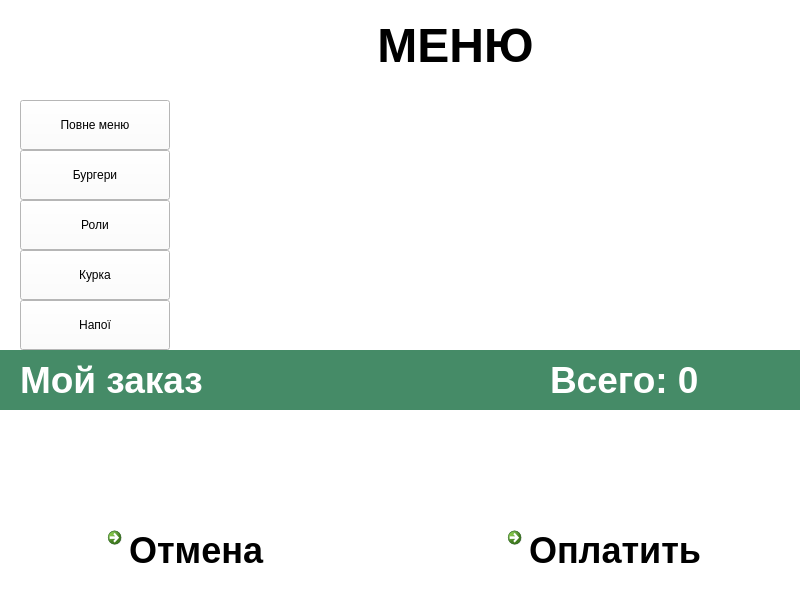
<?xml version="1.0" encoding="UTF-8"?>
<ui version="4.0">
 <class>MainWindow</class>
 <widget class="QMainWindow" name="MainWindow">
  <property name="geometry">
   <rect>
    <x>0</x>
    <y>0</y>
    <width>800</width>
    <height>600</height>
   </rect>
  </property>
  <property name="windowTitle">
   <string>MainWindow</string>
  </property>
  <widget class="QWidget" name="centralwidget">
   <property name="styleSheet">
    <string notr="true">background-color: rgb(255, 255, 255);</string>
   </property>
   <widget class="QPushButton" name="povne_menu">
    <property name="geometry">
     <rect>
      <x>20</x>
      <y>100</y>
      <width>150</width>
      <height>50</height>
     </rect>
    </property>
    <property name="text">
     <string>Повне меню</string>
    </property>
   </widget>
   <widget class="QLabel" name="main_label">
    <property name="geometry">
     <rect>
      <x>190</x>
      <y>10</y>
      <width>531</width>
      <height>71</height>
     </rect>
    </property>
    <property name="font">
     <font>
      <pointsize>36</pointsize>
      <bold>true</bold>
     </font>
    </property>
    <property name="text">
     <string>МЕНЮ</string>
    </property>
    <property name="alignment">
     <set>Qt::AlignCenter</set>
    </property>
   </widget>
   <widget class="QCommandLinkButton" name="otmena">
    <property name="geometry">
     <rect>
      <x>100</x>
      <y>520</y>
      <width>250</width>
      <height>60</height>
     </rect>
    </property>
    <property name="font">
     <font>
      <family>Segoe UI</family>
      <pointsize>27</pointsize>
      <bold>true</bold>
     </font>
    </property>
    <property name="text">
     <string>Отмена</string>
    </property>
   </widget>
   <widget class="QCommandLinkButton" name="oplata">
    <property name="geometry">
     <rect>
      <x>500</x>
      <y>520</y>
      <width>250</width>
      <height>60</height>
     </rect>
    </property>
    <property name="font">
     <font>
      <family>Segoe UI</family>
      <pointsize>27</pointsize>
      <bold>true</bold>
     </font>
    </property>
    <property name="text">
     <string>Оплатить</string>
    </property>
   </widget>
   <widget class="QPushButton" name="burgeru">
    <property name="geometry">
     <rect>
      <x>20</x>
      <y>150</y>
      <width>150</width>
      <height>50</height>
     </rect>
    </property>
    <property name="text">
     <string>Бургери</string>
    </property>
   </widget>
   <widget class="QPushButton" name="rolu">
    <property name="geometry">
     <rect>
      <x>20</x>
      <y>200</y>
      <width>150</width>
      <height>50</height>
     </rect>
    </property>
    <property name="text">
     <string>Роли</string>
    </property>
   </widget>
   <widget class="QPushButton" name="kyrka">
    <property name="geometry">
     <rect>
      <x>20</x>
      <y>250</y>
      <width>150</width>
      <height>50</height>
     </rect>
    </property>
    <property name="text">
     <string>Курка</string>
    </property>
   </widget>
   <widget class="QPushButton" name="napoi">
    <property name="geometry">
     <rect>
      <x>20</x>
      <y>300</y>
      <width>150</width>
      <height>50</height>
     </rect>
    </property>
    <property name="text">
     <string>Напої</string>
    </property>
   </widget>
   <widget class="Line" name="line">
    <property name="geometry">
     <rect>
      <x>0</x>
      <y>350</y>
      <width>800</width>
      <height>60</height>
     </rect>
    </property>
    <property name="styleSheet">
     <string notr="true">color: rgb(69, 139, 103);</string>
    </property>
    <property name="frameShadow">
     <enum>QFrame::Plain</enum>
    </property>
    <property name="lineWidth">
     <number>60</number>
    </property>
    <property name="orientation">
     <enum>Qt::Horizontal</enum>
    </property>
   </widget>
   <widget class="QLabel" name="static_label_zakaz">
    <property name="geometry">
     <rect>
      <x>20</x>
      <y>360</y>
      <width>250</width>
      <height>40</height>
     </rect>
    </property>
    <property name="font">
     <font>
      <pointsize>28</pointsize>
      <bold>true</bold>
     </font>
    </property>
    <property name="styleSheet">
     <string notr="true">background-color: rgb(69, 139, 103);
color: rgb(255, 255, 255);
</string>
    </property>
    <property name="text">
     <string>Мой заказ</string>
    </property>
   </widget>
   <widget class="QLabel" name="suma">
    <property name="geometry">
     <rect>
      <x>550</x>
      <y>360</y>
      <width>250</width>
      <height>40</height>
     </rect>
    </property>
    <property name="font">
     <font>
      <pointsize>28</pointsize>
      <bold>true</bold>
     </font>
    </property>
    <property name="styleSheet">
     <string notr="true">background-color:rgb(69, 139, 103);
color: rgb(255, 255, 255);</string>
    </property>
    <property name="text">
     <string>Всего: 0</string>
    </property>
   </widget>
   <widget class="QLabel" name="zakaz_1">
    <property name="geometry">
     <rect>
      <x>20</x>
      <y>420</y>
      <width>200</width>
      <height>25</height>
     </rect>
    </property>
    <property name="text">
     <string/>
    </property>
   </widget>
   <widget class="QLabel" name="zakaz_2">
    <property name="geometry">
     <rect>
      <x>20</x>
      <y>440</y>
      <width>200</width>
      <height>25</height>
     </rect>
    </property>
    <property name="text">
     <string/>
    </property>
   </widget>
   <widget class="QLabel" name="zakaz_3">
    <property name="geometry">
     <rect>
      <x>20</x>
      <y>470</y>
      <width>200</width>
      <height>25</height>
     </rect>
    </property>
    <property name="text">
     <string/>
    </property>
   </widget>
   <widget class="QLabel" name="zakaz_4">
    <property name="geometry">
     <rect>
      <x>320</x>
      <y>420</y>
      <width>200</width>
      <height>25</height>
     </rect>
    </property>
    <property name="text">
     <string/>
    </property>
   </widget>
   <widget class="QLabel" name="zakaz_5">
    <property name="geometry">
     <rect>
      <x>320</x>
      <y>440</y>
      <width>200</width>
      <height>25</height>
     </rect>
    </property>
    <property name="text">
     <string/>
    </property>
   </widget>
   <widget class="QLabel" name="zakaz_6">
    <property name="geometry">
     <rect>
      <x>320</x>
      <y>470</y>
      <width>200</width>
      <height>25</height>
     </rect>
    </property>
    <property name="text">
     <string/>
    </property>
   </widget>
  </widget>
 </widget>
 <resources/>
 <connections/>
</ui>
